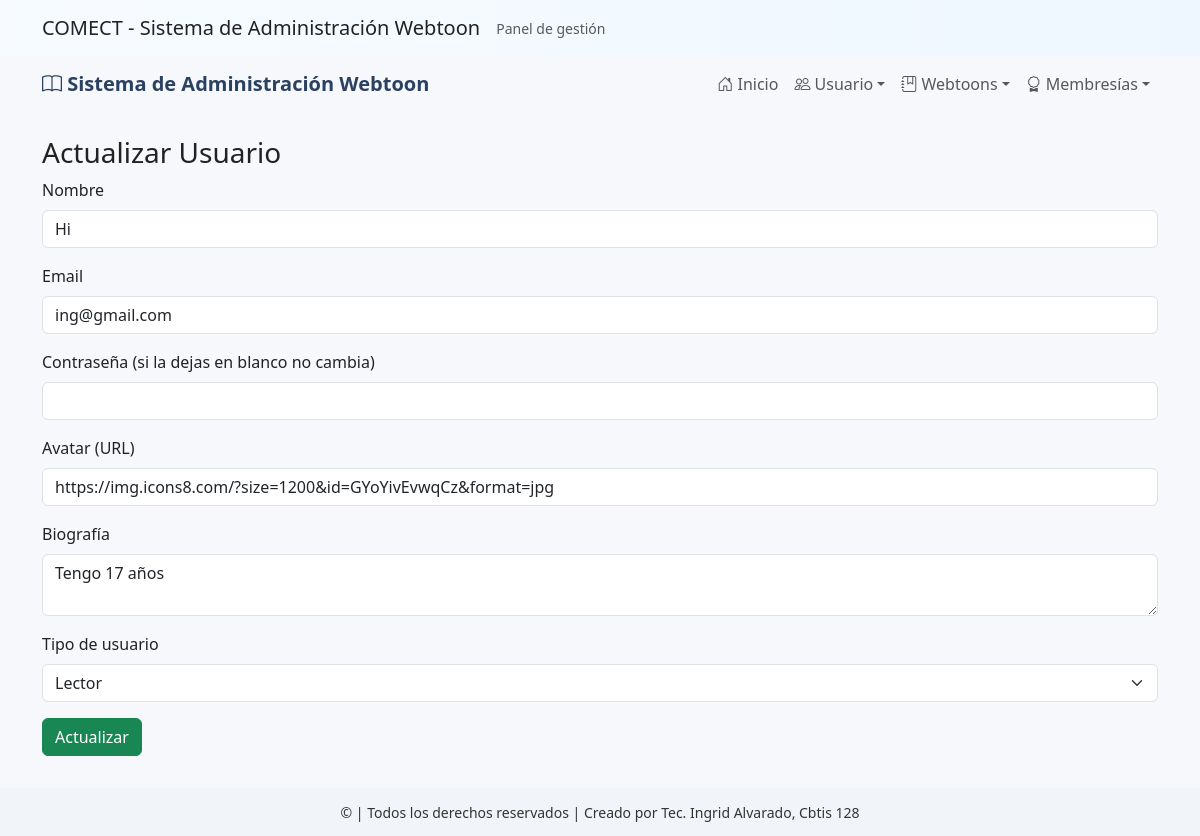
The page /usuario/actualizar/2/ on the database its author committed.
### app_Webtoon/models.py (models this page shows, shortened)
class Usuario(models.Model):
    nombre_usuario = models.CharField(max_length=50)
    email = models.EmailField(unique=True)
    contraseña = models.CharField(max_length=128)
    fecha_registro = models.DateTimeField(auto_now_add=True)
    avatar = models.URLField(max_length=255, null=True, blank=True)
    biografia = models.TextField(blank=True, null=True)
    tipo_usuario = models.CharField(
        max_length=20,
        choices=[
            ('Lector', 'Lector'),
            ('Autor', 'Autor'),
            ('Admin', 'Admin')
        ],
        default='Lector'
    )

### app_Webtoon/views.py (the view)
# urls.py: path('usuario/actualizar/<int:usuario_id>/', views.actualizar_usuario, name='actualizar_usuario'),
def actualizar_usuario(request, usuario_id):
    usuario = get_object_or_404(Usuario, id=usuario_id)
    return render(request, 'usuario/actualizar_usuario.html', {'usuario': usuario})

### app_Webtoon/templates/usuario/actualizar_usuario.html (shortened to what this page needs)
{% extends 'base.html' %}
{% block content %}
<h3>Actualizar Usuario</h3>
<form method="post" action="{% url 'app_Webtoon:realizar_actualizacion_usuario' usuario.id %}">
  <div class="mb-3">
    <label class="form-label">Nombre</label>
    <input class="form-control" name="nombre_usuario" value="{{ usuario.nombre_usuario }}">
  </div>
  <div class="mb-3">
    <label class="form-label">Email</label>
    <input class="form-control" name="email" type="email" value="{{ usuario.email }}">
  </div>
  <div class="mb-3">
    <label class="form-label">Contraseña (si la dejas en blanco no cambia)</label>
    <input class="form-control" name="contraseña" type="password">
  </div>
  <div class="mb-3">
    <label class="form-label">Avatar (URL)</label>
    <input class="form-control" name="avatar" value="{{ usuario.avatar }}">
  </div>
  <div class="mb-3">
    <label class="form-label">Biografía</label>
    <textarea class="form-control" name="biografia">{{ usuario.biografia }}</textarea>
  </div>
  <div class="mb-3">
    <label class="form-label">Tipo de usuario</label>
    <select class="form-select" name="tipo_usuario">
      <option value="Lector" {% if usuario.tipo_usuario == 'Lector' %}selected{% endif %}>Lector</option>
    </select>
  </div>
  <button class="btn btn-success" type="submit">Actualizar</button>
</form>
{% endblock %}

### app_Webtoon/templates/base.html (style rules this page uses)
:root { --bg-soft:#f6f8fb; --card:#ffffff; --accent:#7aa7d9; --muted:#6b7280; }
body { background: var(--bg-soft); color: #222; }

### rows shown on the page
Usuario: nombre_usuario "Hi", email "ing@gmail.com", avatar "https://img.icons8.com/?size=1200&id=GYoYivEvwqCz&format=jpg", biografia "Tengo 17 años", tipo_usuario "Lector"
